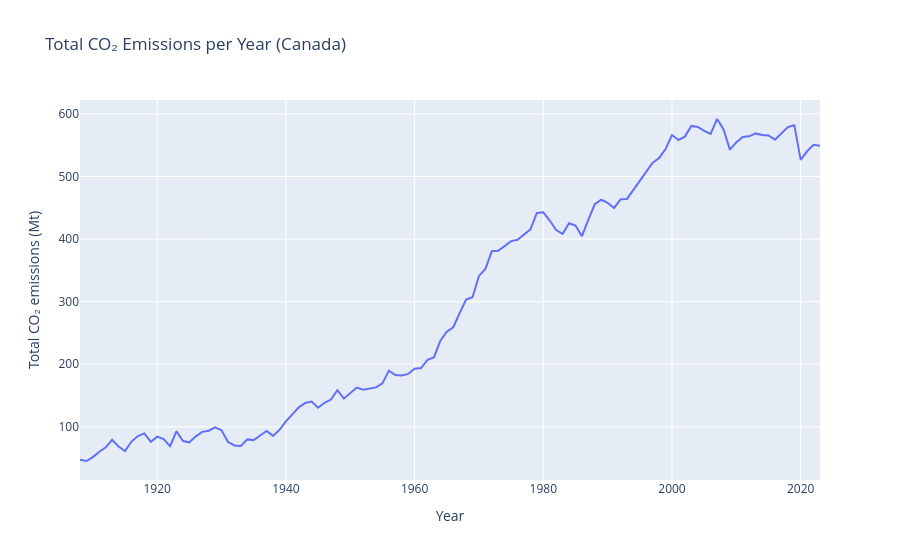

Notebook code cell kept with this figure:
### Code cell
# Group by year and sum CO₂ of Canada
# Filter for Canada
canada_df = post_1908_reduced_df[post_1908_reduced_df['country'] == "Canada"]

canada_co2_per_year = canada_df.groupby('year', as_index=False)['co2'].sum()

# Plot with Plotly Express
fig = px.line(canada_co2_per_year, 
              x='year', 
              y='co2',
              title='Total CO₂ Emissions per Year (Canada)',
              labels={'co2': 'Total CO₂ emissions (Mt)', 'year': 'Year'})

fig.show()

### Figure 1 — Plotly figure (JSON) as saved in the notebook; plotly's stock layout.template omitted (floating-point values rounded to 4 significant figures)
{"data": [{"hovertemplate": "Year=%{x}<br>Total CO₂ emissions (Mt)=%{y}<extra></extra>", "legendgroup": "", "line": {"color": "#636efa", "dash": "solid"}, "marker": {"symbol": "circle"}, "mode": "lines", "name": "", "orientation": "v", "showlegend": false, "type": "scatter", "x": [1908, 1909, 1910, 1911, 1912, 1913, 1914, 1915, 1916, 1917, 1918, 1919, 1920, 1921, 1922, 1923, 1924, 1925, 1926, 1927, 1928, 1929, 1930, 1931, 1932, 1933, 1934, 1935, 1936, 1937, 1938, 1939, 1940, 1941, 1942, 1943, 1944, 1945, 1946, 1947, 1948, 1949, 1950, 1951, 1952, 1953, 1954, 1955, 1956, 1957, 1958, 1959, 1960, 1961, 1962, 1963, 1964, 1965, 1966, 1967, 1968, 1969, 1970, 1971, 1972, 1973, 1974, 1975, 1976, 1977, 1978, 1979, 1980, 1981, 1982, 1983, 1984, 1985, 1986, 1987, 1988, 1989, 1990, 1991, 1992, 1993, 1994, 1995, 1996, 1997, 1998, 1999, 2000, 2001, 2002, 2003, 2004, 2005, 2006, 2007, 2008, 2009, 2010, 2011, 2012, 2013, 2014, 2015, 2016, 2017, 2018, 2019, 2020, 2021, 2022, 2023], "xaxis": "x", "y": [47.41, 45.39, 51.62, 60.27, 67.27, 79.28, 68.38, 61.12, 76.46, 85.24, 89.52, 76.09, 84.38, 80.48, 69.21, 92.98, 77.38, 75.25, 84.76, 92.0, 93.78, 99.03, 94.35, 75.85, 70.21, 69.48, 79.91, 78.8, 86.16, 93.48, 85.54, 95.0, 108.6, 120.2, 131.1, 138.1, 140.4, 130.5, 138.4, 143.5, 158.5, 145.0, 154.1, 162.7, 159.4, 160.6, 163.0, 169.5, 189.8, 182.8, 182.2, 184.5, 192.7, 194.0, 207.0, 210.9, 237.6, 251.9, 259.1, 281.6, 303.3, 307.1, 341.2, 352.3, 380.8, 381.3, 389.6, 396.8, 399.0, 407.8, 415.5, 441.7, 442.8, 429.6, 414.5, 408.3, 425.2, 421.7, 404.7, 431.0, 455.7, 462.9, 458.0, 449.8, 463.5, 464.2, 478.6, 491.4, 507.7, 522.0, 529.6, 543.9, 566.3, 558.4, 563.7, 580.8, 579.2, 572.9, 568.2, 591.9, 575.8, 542.8, 554.7, 563.3, 564.2, 568.9, 566.5, 565.6, 558.9, 569.6, 579.1, 582.0, 526.6, 540.3, 550.6, 549.3], "yaxis": "y"}], "layout": {"legend": {"tracegroupgap": 0}, "title": {"text": "Total CO₂ Emissions per Year (Canada)"}, "xaxis": {"anchor": "y", "domain": [0, 1], "title": {"text": "Year"}}, "yaxis": {"anchor": "x", "domain": [0, 1], "title": {"text": "Total CO₂ emissions (Mt)"}}}}
